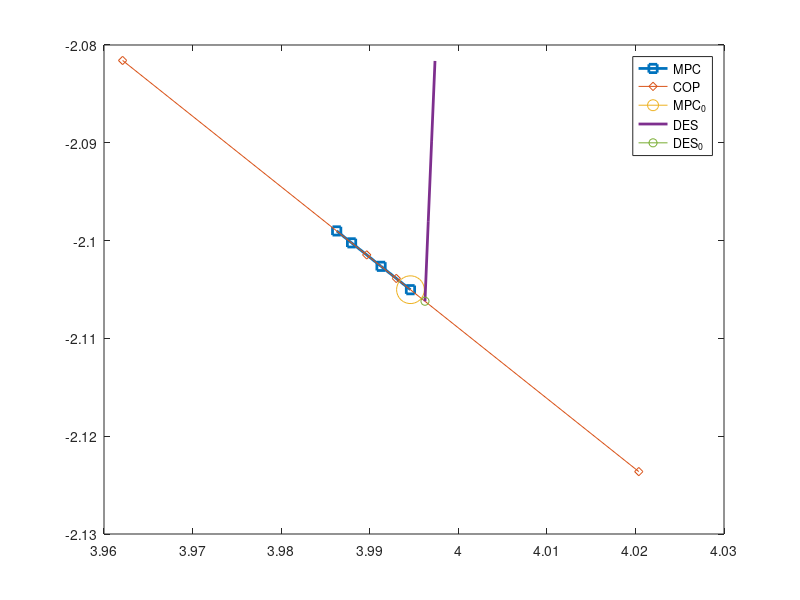

Source code (MATLAB):
clear all; close all;
MPC_sol = dlmread('MPC.txt');
COM_des_traj = dlmread('COM_DES.txt');


X = reshape(MPC_sol(1:16), 4, 4);
U = reshape(MPC_sol(17:17+7), 2, 4);
plot(X(1,:), X(3,:), 'LineWidth', 2, 'Marker', 's')
hold on
plot(U(1,:), U(2,:), 'Marker', 'd')
plot(X(1,1), X(3,1), 'Marker', 'o', 'MarkerSize', 20)
plot(COM_des_traj(1,:), COM_des_traj(3,:), 'LineWidth', 2)
plot(COM_des_traj(1,1), COM_des_traj(3,1), 'Marker', 'o')
legend('MPC','COP', 'MPC_0','DES', 'DES_0')